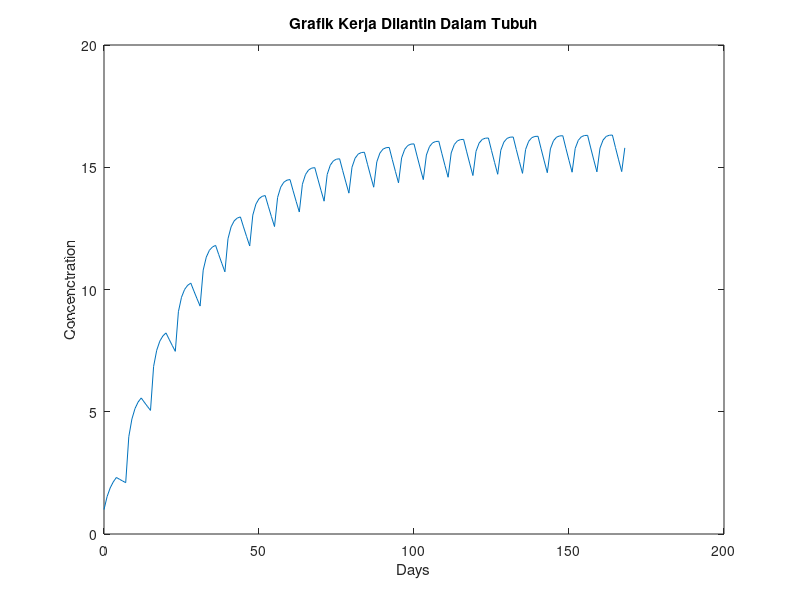

The MATLAB script that drew this image:
clc
clear all

half_life = 22;
time = 0;
volume = 3000;
dosage = 100*1000;
absorption_fraction = 0.12;
elimcons = log(2)/half_life;
lambung = 0;
entering = absorption_fraction*dosage;
i = 0;
penurunanrate = 1/48000;
darah = 0;
intodruginsystem = 0;
druginsystem = 0;

for time = 0:168
    %masukin obat ke lambung tiap 8 jam
    if (mod(time,8) == 0)
        lambung = lambung + entering;
    end
    %memproses obat selama time mod 8 < 4
    if (mod(i,8) < 5)
        %penyerapan dari lambung ke darah dengan laju penyerapan
        %sebanding dengan jumlah obat di lambung
        ratelambungdarah = penurunanrate * lambung;
        darah = darah + (ratelambungdarah * lambung);
        lambung = lambung - darah;
        %dari darah ke sebelum sistem. di darah obat berkurang juga karena
        %meluruh
        intodruginsystem = intodruginsystem + darah - (elimcons * druginsystem);
        %obat di darah juga berkurang  selama prosesnya
        darah = darah - intodruginsystem;
        %obat di druginsystem bertambah dari intodruginsystem
        druginsystem = druginsystem + intodruginsystem;
        %semua obat di intodruginsystem sudah habis
        intodruginsystem = 0;
        concentration = druginsystem/volume;
    else
        druginsystem = druginsystem - (elimcons*druginsystem);
        concentration = druginsystem/volume;
    end

    y(time+1) = concentration ;
    x(time+1) = time ;
    time = time + 1;
    i = i + 1;
    plot (x,y);
    pause(0.1)
    title('Grafik Kerja Dilantin Dalam Tubuh')
    xlabel('Days')
    ylabel('Concenctration')
end
